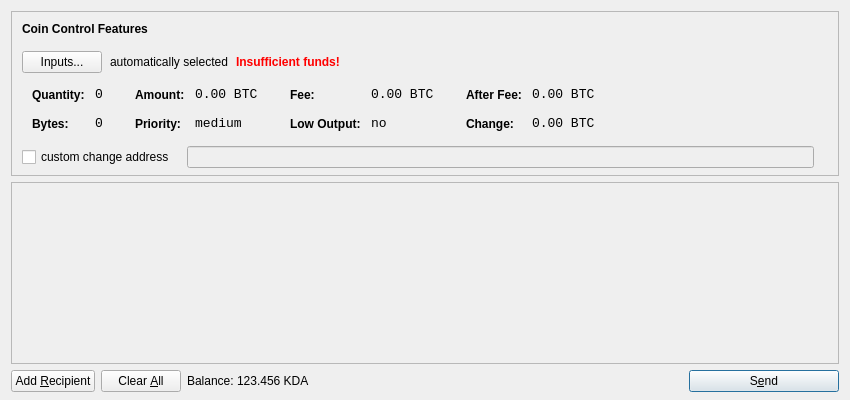
<?xml version="1.0" encoding="UTF-8"?>
<ui version="4.0">
 <class>SendCoinsDialog</class>
 <widget class="QDialog" name="SendCoinsDialog">
  <property name="geometry">
   <rect>
    <x>0</x>
    <y>0</y>
    <width>850</width>
    <height>400</height>
   </rect>
  </property>
  <property name="windowTitle">
   <string>Send Coins</string>
  </property>
  <layout class="QVBoxLayout" name="verticalLayout" stretch="0,1,0">
   <property name="bottomMargin">
    <number>8</number>
   </property>
   <item>
    <widget class="QFrame" name="frameCoinControl">
     <property name="sizePolicy">
      <sizepolicy hsizetype="Expanding" vsizetype="Expanding">
       <horstretch>0</horstretch>
       <verstretch>0</verstretch>
      </sizepolicy>
     </property>
     <property name="maximumSize">
      <size>
       <width>16777215</width>
       <height>16777215</height>
      </size>
     </property>
     <property name="frameShape">
      <enum>QFrame::StyledPanel</enum>
     </property>
     <property name="frameShadow">
      <enum>QFrame::Sunken</enum>
     </property>
     <layout class="QVBoxLayout" name="verticalLayoutCoinControl2">
      <property name="spacing">
       <number>-1</number>
      </property>
      <property name="leftMargin">
       <number>0</number>
      </property>
      <property name="topMargin">
       <number>0</number>
      </property>
      <property name="rightMargin">
       <number>0</number>
      </property>
      <property name="bottomMargin">
       <number>6</number>
      </property>
      <item>
       <layout class="QVBoxLayout" name="verticalLayoutCoinControl" stretch="0,0,0,0,1">
        <property name="spacing">
         <number>0</number>
        </property>
        <property name="leftMargin">
         <number>10</number>
        </property>
        <property name="topMargin">
         <number>10</number>
        </property>
        <item>
         <layout class="QHBoxLayout" name="horizontalLayoutCoinControl1">
          <property name="bottomMargin">
           <number>15</number>
          </property>
          <item>
           <widget class="QLabel" name="labelCoinControlFeatures">
            <property name="sizePolicy">
             <sizepolicy hsizetype="Preferred" vsizetype="Maximum">
              <horstretch>0</horstretch>
              <verstretch>0</verstretch>
             </sizepolicy>
            </property>
            <property name="font">
             <font>
              <weight>75</weight>
              <bold>true</bold>
             </font>
            </property>
            <property name="styleSheet">
             <string notr="true">font-weight:bold;</string>
            </property>
            <property name="text">
             <string>Coin Control Features</string>
            </property>
           </widget>
          </item>
         </layout>
        </item>
        <item>
         <layout class="QHBoxLayout" name="horizontalLayoutCoinControl2" stretch="0,0,0,0">
          <property name="spacing">
           <number>8</number>
          </property>
          <property name="bottomMargin">
           <number>10</number>
          </property>
          <item>
           <widget class="QPushButton" name="pushButtonCoinControl">
            <property name="styleSheet">
             <string notr="true"/>
            </property>
            <property name="text">
             <string>Inputs...</string>
            </property>
           </widget>
          </item>
          <item>
           <widget class="QLabel" name="labelCoinControlAutomaticallySelected">
            <property name="text">
             <string>automatically selected</string>
            </property>
            <property name="margin">
             <number>5</number>
            </property>
           </widget>
          </item>
          <item>
           <widget class="QLabel" name="labelCoinControlInsuffFunds">
            <property name="font">
             <font>
              <weight>75</weight>
              <bold>true</bold>
             </font>
            </property>
            <property name="styleSheet">
             <string notr="true">color:red;font-weight:bold;</string>
            </property>
            <property name="text">
             <string>Insufficient funds!</string>
            </property>
            <property name="margin">
             <number>5</number>
            </property>
           </widget>
          </item>
          <item>
           <spacer name="horizontalSpacerCoinControl">
            <property name="orientation">
             <enum>Qt::Horizontal</enum>
            </property>
            <property name="sizeHint" stdset="0">
             <size>
              <width>40</width>
              <height>1</height>
             </size>
            </property>
           </spacer>
          </item>
         </layout>
        </item>
        <item>
         <widget class="QWidget" name="widgetCoinControl" native="true">
          <property name="sizePolicy">
           <sizepolicy hsizetype="Preferred" vsizetype="Preferred">
            <horstretch>0</horstretch>
            <verstretch>0</verstretch>
           </sizepolicy>
          </property>
          <property name="minimumSize">
           <size>
            <width>0</width>
            <height>0</height>
           </size>
          </property>
          <property name="styleSheet">
           <string notr="true"/>
          </property>
          <layout class="QHBoxLayout" name="horizontalLayoutCoinControl5">
           <property name="margin">
            <number>0</number>
           </property>
           <item>
            <layout class="QHBoxLayout" name="horizontalLayoutCoinControl3" stretch="0,0,0,1">
             <property name="spacing">
              <number>20</number>
             </property>
             <property name="topMargin">
              <number>0</number>
             </property>
             <property name="bottomMargin">
              <number>10</number>
             </property>
             <item>
              <layout class="QFormLayout" name="formLayoutCoinControl1">
               <property name="horizontalSpacing">
                <number>10</number>
               </property>
               <property name="verticalSpacing">
                <number>14</number>
               </property>
               <property name="leftMargin">
                <number>10</number>
               </property>
               <property name="topMargin">
                <number>4</number>
               </property>
               <property name="rightMargin">
                <number>6</number>
               </property>
               <item row="0" column="0">
                <widget class="QLabel" name="labelCoinControlQuantityText">
                 <property name="styleSheet">
                  <string notr="true">font-weight:bold;</string>
                 </property>
                 <property name="text">
                  <string>Quantity:</string>
                 </property>
                 <property name="margin">
                  <number>0</number>
                 </property>
                </widget>
               </item>
               <item row="0" column="1">
                <widget class="QLabel" name="labelCoinControlQuantity">
                 <property name="font">
                  <font>
                   <family>Monospace</family>
                   <pointsize>10</pointsize>
                  </font>
                 </property>
                 <property name="cursor">
                  <cursorShape>IBeamCursor</cursorShape>
                 </property>
                 <property name="contextMenuPolicy">
                  <enum>Qt::ActionsContextMenu</enum>
                 </property>
                 <property name="text">
                  <string notr="true">0</string>
                 </property>
                 <property name="margin">
                  <number>0</number>
                 </property>
                 <property name="textInteractionFlags">
                  <set>Qt::LinksAccessibleByMouse|Qt::TextSelectableByKeyboard|Qt::TextSelectableByMouse</set>
                 </property>
                </widget>
               </item>
               <item row="1" column="0">
                <widget class="QLabel" name="labelCoinControlBytesText">
                 <property name="styleSheet">
                  <string notr="true">font-weight:bold;</string>
                 </property>
                 <property name="text">
                  <string>Bytes:</string>
                 </property>
                </widget>
               </item>
               <item row="1" column="1">
                <widget class="QLabel" name="labelCoinControlBytes">
                 <property name="font">
                  <font>
                   <family>Monospace</family>
                   <pointsize>10</pointsize>
                  </font>
                 </property>
                 <property name="cursor">
                  <cursorShape>IBeamCursor</cursorShape>
                 </property>
                 <property name="contextMenuPolicy">
                  <enum>Qt::ActionsContextMenu</enum>
                 </property>
                 <property name="text">
                  <string notr="true">0</string>
                 </property>
                 <property name="textInteractionFlags">
                  <set>Qt::LinksAccessibleByMouse|Qt::TextSelectableByKeyboard|Qt::TextSelectableByMouse</set>
                 </property>
                </widget>
               </item>
              </layout>
             </item>
             <item>
              <layout class="QFormLayout" name="formLayoutCoinControl2">
               <property name="horizontalSpacing">
                <number>10</number>
               </property>
               <property name="verticalSpacing">
                <number>14</number>
               </property>
               <property name="leftMargin">
                <number>6</number>
               </property>
               <property name="topMargin">
                <number>4</number>
               </property>
               <property name="rightMargin">
                <number>6</number>
               </property>
               <item row="0" column="0">
                <widget class="QLabel" name="labelCoinControlAmountText">
                 <property name="styleSheet">
                  <string notr="true">font-weight:bold;</string>
                 </property>
                 <property name="text">
                  <string>Amount:</string>
                 </property>
                 <property name="margin">
                  <number>0</number>
                 </property>
                </widget>
               </item>
               <item row="0" column="1">
                <widget class="QLabel" name="labelCoinControlAmount">
                 <property name="font">
                  <font>
                   <family>Monospace</family>
                   <pointsize>10</pointsize>
                  </font>
                 </property>
                 <property name="cursor">
                  <cursorShape>IBeamCursor</cursorShape>
                 </property>
                 <property name="contextMenuPolicy">
                  <enum>Qt::ActionsContextMenu</enum>
                 </property>
                 <property name="text">
                  <string notr="true">0.00 BTC</string>
                 </property>
                 <property name="textInteractionFlags">
                  <set>Qt::LinksAccessibleByMouse|Qt::TextSelectableByKeyboard|Qt::TextSelectableByMouse</set>
                 </property>
                </widget>
               </item>
               <item row="1" column="0">
                <widget class="QLabel" name="labelCoinControlPriorityText">
                 <property name="styleSheet">
                  <string notr="true">font-weight:bold;</string>
                 </property>
                 <property name="text">
                  <string>Priority:</string>
                 </property>
                </widget>
               </item>
               <item row="1" column="1">
                <widget class="QLabel" name="labelCoinControlPriority">
                 <property name="font">
                  <font>
                   <family>Monospace</family>
                   <pointsize>10</pointsize>
                  </font>
                 </property>
                 <property name="cursor">
                  <cursorShape>IBeamCursor</cursorShape>
                 </property>
                 <property name="contextMenuPolicy">
                  <enum>Qt::ActionsContextMenu</enum>
                 </property>
                 <property name="text">
                  <string>medium</string>
                 </property>
                 <property name="textInteractionFlags">
                  <set>Qt::LinksAccessibleByMouse|Qt::TextSelectableByKeyboard|Qt::TextSelectableByMouse</set>
                 </property>
                </widget>
               </item>
              </layout>
             </item>
             <item>
              <layout class="QFormLayout" name="formLayoutCoinControl3">
               <property name="horizontalSpacing">
                <number>10</number>
               </property>
               <property name="verticalSpacing">
                <number>14</number>
               </property>
               <property name="leftMargin">
                <number>6</number>
               </property>
               <property name="topMargin">
                <number>4</number>
               </property>
               <property name="rightMargin">
                <number>6</number>
               </property>
               <item row="0" column="0">
                <widget class="QLabel" name="labelCoinControlFeeText">
                 <property name="styleSheet">
                  <string notr="true">font-weight:bold;</string>
                 </property>
                 <property name="text">
                  <string>Fee:</string>
                 </property>
                 <property name="margin">
                  <number>0</number>
                 </property>
                </widget>
               </item>
               <item row="0" column="1">
                <widget class="QLabel" name="labelCoinControlFee">
                 <property name="font">
                  <font>
                   <family>Monospace</family>
                   <pointsize>10</pointsize>
                  </font>
                 </property>
                 <property name="cursor">
                  <cursorShape>IBeamCursor</cursorShape>
                 </property>
                 <property name="contextMenuPolicy">
                  <enum>Qt::ActionsContextMenu</enum>
                 </property>
                 <property name="text">
                  <string notr="true">0.00 BTC</string>
                 </property>
                 <property name="textInteractionFlags">
                  <set>Qt::LinksAccessibleByMouse|Qt::TextSelectableByKeyboard|Qt::TextSelectableByMouse</set>
                 </property>
                </widget>
               </item>
               <item row="1" column="0">
                <widget class="QLabel" name="labelCoinControlLowOutputText">
                 <property name="styleSheet">
                  <string notr="true">font-weight:bold;</string>
                 </property>
                 <property name="text">
                  <string>Low Output:</string>
                 </property>
                </widget>
               </item>
               <item row="1" column="1">
                <widget class="QLabel" name="labelCoinControlLowOutput">
                 <property name="font">
                  <font>
                   <family>Monospace</family>
                   <pointsize>10</pointsize>
                  </font>
                 </property>
                 <property name="cursor">
                  <cursorShape>IBeamCursor</cursorShape>
                 </property>
                 <property name="contextMenuPolicy">
                  <enum>Qt::ActionsContextMenu</enum>
                 </property>
                 <property name="text">
                  <string>no</string>
                 </property>
                 <property name="textInteractionFlags">
                  <set>Qt::LinksAccessibleByMouse|Qt::TextSelectableByKeyboard|Qt::TextSelectableByMouse</set>
                 </property>
                </widget>
               </item>
              </layout>
             </item>
             <item>
              <layout class="QFormLayout" name="formLayoutCoinControl4">
               <property name="horizontalSpacing">
                <number>10</number>
               </property>
               <property name="verticalSpacing">
                <number>14</number>
               </property>
               <property name="leftMargin">
                <number>6</number>
               </property>
               <property name="topMargin">
                <number>4</number>
               </property>
               <property name="rightMargin">
                <number>6</number>
               </property>
               <item row="0" column="0">
                <widget class="QLabel" name="labelCoinControlAfterFeeText">
                 <property name="styleSheet">
                  <string notr="true">font-weight:bold;</string>
                 </property>
                 <property name="text">
                  <string>After Fee:</string>
                 </property>
                 <property name="margin">
                  <number>0</number>
                 </property>
                </widget>
               </item>
               <item row="0" column="1">
                <widget class="QLabel" name="labelCoinControlAfterFee">
                 <property name="font">
                  <font>
                   <family>Monospace</family>
                   <pointsize>10</pointsize>
                  </font>
                 </property>
                 <property name="cursor">
                  <cursorShape>IBeamCursor</cursorShape>
                 </property>
                 <property name="contextMenuPolicy">
                  <enum>Qt::ActionsContextMenu</enum>
                 </property>
                 <property name="text">
                  <string notr="true">0.00 BTC</string>
                 </property>
                 <property name="textInteractionFlags">
                  <set>Qt::LinksAccessibleByMouse|Qt::TextSelectableByKeyboard|Qt::TextSelectableByMouse</set>
                 </property>
                </widget>
               </item>
               <item row="1" column="0">
                <widget class="QLabel" name="labelCoinControlChangeText">
                 <property name="styleSheet">
                  <string notr="true">font-weight:bold;</string>
                 </property>
                 <property name="text">
                  <string>Change:</string>
                 </property>
                </widget>
               </item>
               <item row="1" column="1">
                <widget class="QLabel" name="labelCoinControlChange">
                 <property name="font">
                  <font>
                   <family>Monospace</family>
                   <pointsize>10</pointsize>
                  </font>
                 </property>
                 <property name="cursor">
                  <cursorShape>IBeamCursor</cursorShape>
                 </property>
                 <property name="contextMenuPolicy">
                  <enum>Qt::ActionsContextMenu</enum>
                 </property>
                 <property name="text">
                  <string notr="true">0.00 BTC</string>
                 </property>
                 <property name="textInteractionFlags">
                  <set>Qt::LinksAccessibleByMouse|Qt::TextSelectableByKeyboard|Qt::TextSelectableByMouse</set>
                 </property>
                </widget>
               </item>
              </layout>
             </item>
            </layout>
           </item>
          </layout>
         </widget>
        </item>
        <item>
         <layout class="QHBoxLayout" name="horizontalLayoutCoinControl4" stretch="0,0,0">
          <property name="spacing">
           <number>12</number>
          </property>
          <property name="sizeConstraint">
           <enum>QLayout::SetDefaultConstraint</enum>
          </property>
          <property name="topMargin">
           <number>5</number>
          </property>
          <property name="rightMargin">
           <number>5</number>
          </property>
          <item>
           <widget class="QCheckBox" name="checkBoxCoinControlChange">
            <property name="text">
             <string>custom change address</string>
            </property>
           </widget>
          </item>
          <item>
           <widget class="QLineEdit" name="lineEditCoinControlChange">
            <property name="enabled">
             <bool>false</bool>
            </property>
            <property name="sizePolicy">
             <sizepolicy hsizetype="Expanding" vsizetype="Fixed">
              <horstretch>0</horstretch>
              <verstretch>0</verstretch>
             </sizepolicy>
            </property>
           </widget>
          </item>
          <item>
           <widget class="QLabel" name="labelCoinControlChangeLabel">
            <property name="sizePolicy">
             <sizepolicy hsizetype="Preferred" vsizetype="Expanding">
              <horstretch>0</horstretch>
              <verstretch>0</verstretch>
             </sizepolicy>
            </property>
            <property name="minimumSize">
             <size>
              <width>0</width>
              <height>0</height>
             </size>
            </property>
            <property name="text">
             <string/>
            </property>
            <property name="margin">
             <number>3</number>
            </property>
           </widget>
          </item>
         </layout>
        </item>
        <item>
         <spacer name="verticalSpacerCoinControl">
          <property name="orientation">
           <enum>Qt::Vertical</enum>
          </property>
          <property name="sizeHint" stdset="0">
           <size>
            <width>800</width>
            <height>1</height>
           </size>
          </property>
         </spacer>
        </item>
       </layout>
      </item>
     </layout>
    </widget>
   </item>
   <item>
    <widget class="QScrollArea" name="scrollArea">
     <property name="widgetResizable">
      <bool>true</bool>
     </property>
     <widget class="QWidget" name="scrollAreaWidgetContents">
      <property name="geometry">
       <rect>
        <x>0</x>
        <y>0</y>
        <width>830</width>
        <height>165</height>
       </rect>
      </property>
      <layout class="QVBoxLayout" name="verticalLayout_2">
       <property name="margin">
        <number>0</number>
       </property>
       <item>
        <layout class="QVBoxLayout" name="entries">
         <property name="spacing">
          <number>6</number>
         </property>
        </layout>
       </item>
       <item>
        <spacer name="verticalSpacer">
         <property name="orientation">
          <enum>Qt::Vertical</enum>
         </property>
         <property name="sizeHint" stdset="0">
          <size>
           <width>20</width>
           <height>40</height>
          </size>
         </property>
        </spacer>
       </item>
      </layout>
     </widget>
    </widget>
   </item>
   <item>
    <layout class="QHBoxLayout" name="horizontalLayout">
     <item>
      <widget class="QPushButton" name="addButton">
       <property name="toolTip">
        <string>Send to multiple recipients at once</string>
       </property>
       <property name="text">
        <string>Add &amp;Recipient</string>
       </property>
       <property name="icon">
        <iconset resource="../bitcoin.qrc">
         <normaloff>:/icons/add</normaloff>:/icons/add</iconset>
       </property>
       <property name="autoDefault">
        <bool>false</bool>
       </property>
      </widget>
     </item>
     <item>
      <widget class="QPushButton" name="clearButton">
       <property name="sizePolicy">
        <sizepolicy hsizetype="Minimum" vsizetype="Fixed">
         <horstretch>0</horstretch>
         <verstretch>0</verstretch>
        </sizepolicy>
       </property>
       <property name="toolTip">
        <string>Remove all transaction fields</string>
       </property>
       <property name="text">
        <string>Clear &amp;All</string>
       </property>
       <property name="icon">
        <iconset resource="../bitcoin.qrc">
         <normaloff>:/icons/remove</normaloff>:/icons/remove</iconset>
       </property>
       <property name="autoRepeatDelay">
        <number>300</number>
       </property>
       <property name="autoDefault">
        <bool>false</bool>
       </property>
      </widget>
     </item>
     <item>
      <layout class="QHBoxLayout" name="horizontalLayout_2">
       <property name="spacing">
        <number>3</number>
       </property>
       <item>
        <widget class="QLabel" name="label">
         <property name="text">
          <string>Balance:</string>
         </property>
        </widget>
       </item>
       <item>
        <widget class="QLabel" name="labelBalance">
         <property name="cursor">
          <cursorShape>IBeamCursor</cursorShape>
         </property>
         <property name="text">
          <string>123.456 KDA</string>
         </property>
         <property name="textInteractionFlags">
          <set>Qt::LinksAccessibleByMouse|Qt::TextSelectableByKeyboard|Qt::TextSelectableByMouse</set>
         </property>
        </widget>
       </item>
      </layout>
     </item>
     <item>
      <spacer name="horizontalSpacer">
       <property name="orientation">
        <enum>Qt::Horizontal</enum>
       </property>
       <property name="sizeHint" stdset="0">
        <size>
         <width>40</width>
         <height>20</height>
        </size>
       </property>
      </spacer>
     </item>
     <item>
      <widget class="QPushButton" name="sendButton">
       <property name="minimumSize">
        <size>
         <width>150</width>
         <height>0</height>
        </size>
       </property>
       <property name="toolTip">
        <string>Confirm the send action</string>
       </property>
       <property name="text">
        <string>S&amp;end</string>
       </property>
       <property name="icon">
        <iconset resource="../bitcoin.qrc">
         <normaloff>:/icons/send</normaloff>:/icons/send</iconset>
       </property>
       <property name="default">
        <bool>true</bool>
       </property>
      </widget>
     </item>
    </layout>
   </item>
  </layout>
 </widget>
 <resources>
  <include location="../bitcoin.qrc"/>
 </resources>
 <connections/>
</ui>
